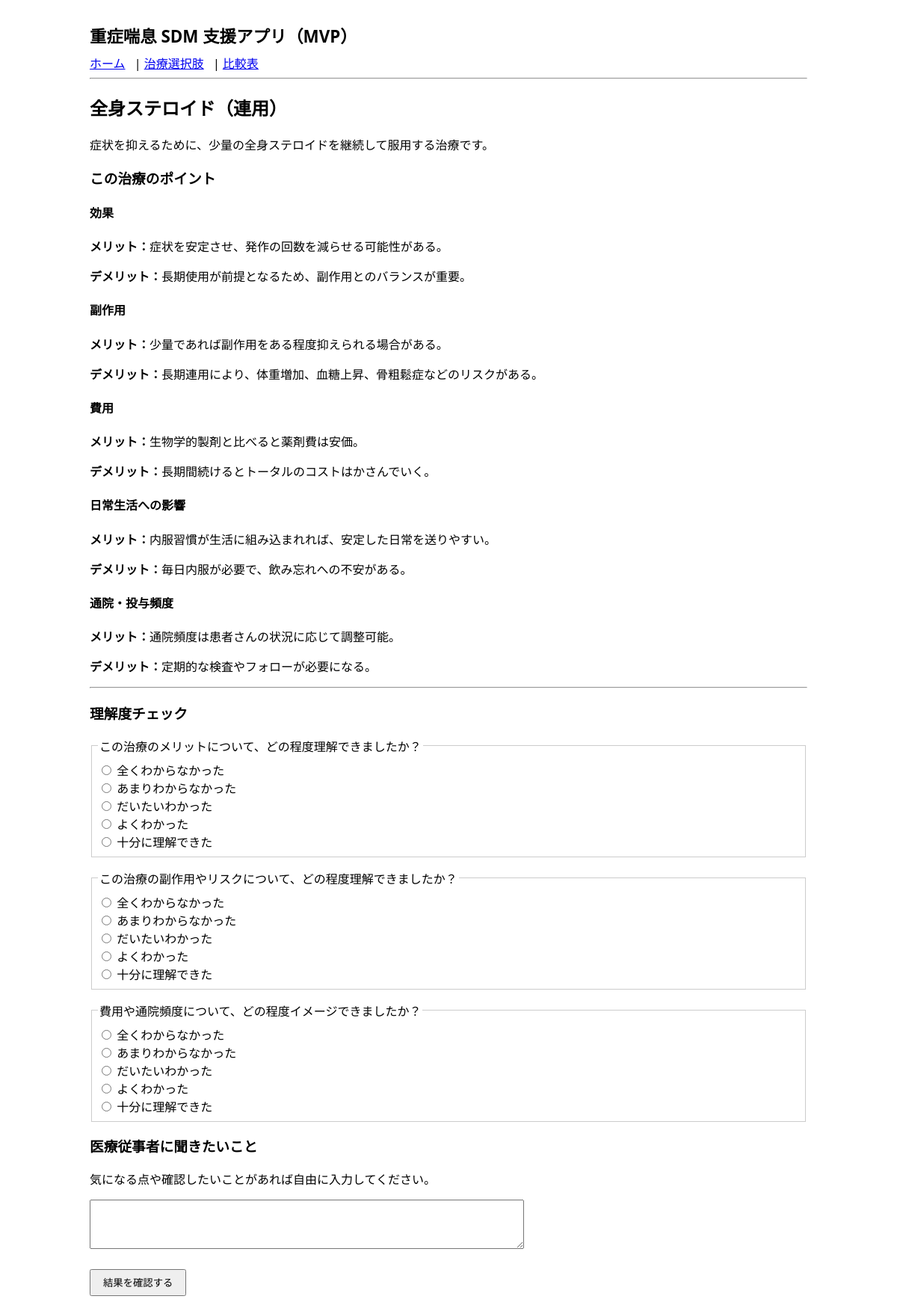
The page /treatments/2 on the database its author committed.
### app.py (models this page shows)
class TreatmentOption(db.Model):
    __tablename__ = "treatment_options"
    id = db.Column(db.Integer, primary_key=True)
    name = db.Column(db.String(100), nullable=False)
    brief_description = db.Column(db.Text, nullable=False)
    details = db.relationship("TreatmentDetail", backref="treatment", lazy=True)
    questions = db.relationship("UnderstandingQuestion", backref="treatment", lazy=True)

class Attribute(db.Model):
    __tablename__ = "attributes"
    id = db.Column(db.Integer, primary_key=True)
    name = db.Column(db.String(100), nullable=False)
    order_index = db.Column(db.Integer, default=0)
    details = db.relationship("TreatmentDetail", backref="attribute", lazy=True)

class TreatmentDetail(db.Model):
    __tablename__ = "treatment_details"
    id = db.Column(db.Integer, primary_key=True)
    treatment_id = db.Column(db.Integer, db.ForeignKey("treatment_options.id"), nullable=False)
    attribute_id = db.Column(db.Integer, db.ForeignKey("attributes.id"), nullable=False)
    pros_text = db.Column(db.Text, nullable=True)
    cons_text = db.Column(db.Text, nullable=True)

class UnderstandingQuestion(db.Model):
    __tablename__ = "understanding_questions"
    id = db.Column(db.Integer, primary_key=True)
    treatment_id = db.Column(db.Integer, db.ForeignKey("treatment_options.id"), nullable=False)
    text = db.Column(db.Text, nullable=False)
    order_index = db.Column(db.Integer, default=0)
    choices = db.relationship("UnderstandingChoice", backref="question", lazy=True)

class UnderstandingChoice(db.Model):
    __tablename__ = "understanding_choices"
    id = db.Column(db.Integer, primary_key=True)
    question_id = db.Column(db.Integer, db.ForeignKey("understanding_questions.id"), nullable=False)
    label = db.Column(db.String(100), nullable=False)
    score = db.Column(db.Integer, nullable=False)

### app.py (the view, shortened to what this page needs)
@app.route("/treatments/<int:treatment_id>", methods=["GET", "POST"])
def treatment_detail(treatment_id):
    treatment = TreatmentOption.query.get_or_404(treatment_id)
    attributes = Attribute.query.order_by(Attribute.order_index).all()
    details_by_attr = {}
    for attr in attributes:
        detail = next(
            (d for d in treatment.details if d.attribute_id == attr.id),
            None,
        )
        details_by_attr[attr.id] = detail
    questions = (
        UnderstandingQuestion.query.filter_by(treatment_id=treatment.id)
        .order_by(UnderstandingQuestion.order_index)
        .all()
    )
    return render_template(
        "treatment_detail.html",
        treatment=treatment,
        attributes=attributes,
        details_by_attr=details_by_attr,
        questions=questions,
    )

### templates/treatment_detail.html
{% extends "base.html" %}
{% block content %}
<h2>{{ treatment.name }}</h2>
<p>{{ treatment.brief_description }}</p>
<h3>この治療のポイント</h3>
{% for attr in attributes %}
  {% set detail = details_by_attr.get(attr.id) %}
  <section style="margin-bottom: 1em;">
    <h4>{{ attr.name }}</h4>
    {% if detail %}
      {% if detail.pros_text %}
        <p><strong>メリット：</strong>{{ detail.pros_text }}</p>
      {% endif %}
      {% if detail.cons_text %}
        <p><strong>デメリット：</strong>{{ detail.cons_text }}</p>
      {% endif %}
    {% else %}
      <p>（準備中）</p>
    {% endif %}
  </section>
{% endfor %}
<hr>
<h3>理解度チェック</h3>
<form method="post">
  {% for q in questions %}
    <fieldset style="margin-bottom: 1em;">
      <legend>{{ q.text }}</legend>
      {% for c in q.choices %}
        <label>
          <input type="radio" name="question_{{
                q.id }}" value="{{ c.score }}">
          {{ c.label }}
        </label><br>
      {% endfor %}
    </fieldset>
  {% endfor %}
  <h3>医療従事者に聞きたいこと</h3>
  <p>気になる点や確認したいことがあれば自由に入力してください。</p>
  <textarea name="ask_list" rows="4" cols="70"></textarea><br><br>
  <button type="submit">結果を確認する</button>
</form>
{% endblock %}

### static/style.css (style rules this page uses)
body { font-family: system-ui, sans-serif; max-width: 960px; margin: 0 auto; padding: 1rem; }
fieldset { border: 1px solid #ccc; padding: 0.5rem; }
button { padding: 0.4rem 1rem; cursor: pointer; }

### rows shown on the page
TreatmentOption: name "全身ステロイド（連用）", brief_description "症状を抑えるために、少量の全身ステロイドを継続して服用する治療です。"
Attribute: name "効果"
TreatmentDetail: pros_text "症状を安定させ、発作の回数を減らせる可能性がある。", cons_text "長期使用が前提となるため、副作用とのバランスが重要。"
Attribute: name "副作用"
TreatmentDetail: pros_text "少量であれば副作用をある程度抑えられる場合がある。", cons_text "長期連用により、体重増加、血糖上昇、骨粗鬆症などのリスクがある。"
Attribute: name "費用"
TreatmentDetail: pros_text "生物学的製剤と比べると薬剤費は安価。", cons_text "長期間続けるとトータルのコストはかさんでいく。"
Attribute: name "日常生活への影響"
TreatmentDetail: pros_text "内服習慣が生活に組み込まれれば、安定した日常を送りやすい。", cons_text "毎日内服が必要で、飲み忘れへの不安がある。"
Attribute: name "通院・投与頻度"
TreatmentDetail: pros_text "通院頻度は患者さんの状況に応じて調整可能。", cons_text "定期的な検査やフォローが必要になる。"
UnderstandingQuestion: text "この治療のメリットについて、どの程度理解できましたか？"
UnderstandingChoice: label "全くわからなかった"
UnderstandingChoice: label "あまりわからなかった"
UnderstandingChoice: label "だいたいわかった"
UnderstandingChoice: label "よくわかった"
UnderstandingChoice: label "十分に理解できた"
UnderstandingQuestion: text "この治療の副作用やリスクについて、どの程度理解できましたか？"
UnderstandingChoice: label "全くわからなかった"
UnderstandingChoice: label "あまりわからなかった"
UnderstandingChoice: label "だいたいわかった"
UnderstandingChoice: label "よくわかった"
UnderstandingChoice: label "十分に理解できた"
UnderstandingQuestion: text "費用や通院頻度について、どの程度イメージできましたか？"
UnderstandingChoice: label "全くわからなかった"
UnderstandingChoice: label "あまりわからなかった"
UnderstandingChoice: label "だいたいわかった"
UnderstandingChoice: label "よくわかった"
UnderstandingChoice: label "十分に理解できた"
